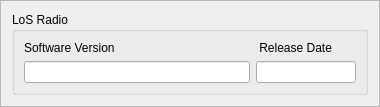
                  <widget class="QFrame" name="frame_46">
                   <property name="minimumSize">
                    <size>
                     <width>380</width>
                     <height>0</height>
                    </size>
                   </property>
                   <property name="frameShape">
                    <enum>QFrame::StyledPanel</enum>
                   </property>
                   <property name="frameShadow">
                    <enum>QFrame::Raised</enum>
                   </property>
                   <layout class="QGridLayout" name="gridLayout_60">
                    <item row="0" column="0">
                     <widget class="QGroupBox" name="CSC_gb_43">
                      <property name="minimumSize">
                       <size>
                        <width>350</width>
                        <height>0</height>
                       </size>
                      </property>
                      <property name="font">
                       <font>
                        <italic>false</italic>
                        <underline>false</underline>
                       </font>
                      </property>
                      <property name="autoFillBackground">
                       <bool>true</bool>
                      </property>
                      <property name="title">
                       <string>LoS Radio</string>
                      </property>
                      <property name="flat">
                       <bool>false</bool>
                      </property>
                      <property name="checkable">
                       <bool>false</bool>
                      </property>
                      <layout class="QGridLayout" name="gridLayout_61">
                       <item row="0" column="0">
                        <layout class="QHBoxLayout" name="horizontalLayout_86">
                         <item>
                          <layout class="QVBoxLayout" name="verticalLayout_89">
                           <item>
                            <widget class="QLabel" name="label_132">
                             <property name="text">
                              <string>Software Version</string>
                             </property>
                            </widget>
                           </item>
                           <item>
                            <widget class="QLineEdit" name="DVLR_V_LE">
                             <property name="minimumSize">
                              <size>
                               <width>210</width>
                               <height>0</height>
                              </size>
                             </property>
                             <property name="maximumSize">
                              <size>
                               <width>350</width>
                               <height>16777215</height>
                              </size>
                             </property>
                            </widget>
                           </item>
                          </layout>
                         </item>
                         <item>
                          <layout class="QVBoxLayout" name="verticalLayout_90">
                           <item>
                            <widget class="QLabel" name="label_133">
                             <property name="text">
                              <string> Release Date</string>
                             </property>
                            </widget>
                           </item>
                           <item>
                            <widget class="QLineEdit" name="lineEdit_126">
                             <property name="minimumSize">
                              <size>
                               <width>50</width>
                               <height>0</height>
                              </size>
                             </property>
                             <property name="maximumSize">
                              <size>
                               <width>100</width>
                               <height>16777215</height>
                              </size>
                             </property>
                            </widget>
                           </item>
                          </layout>
                         </item>
                        </layout>
                       </item>
                      </layout>
                     </widget>
                    </item>
                   </layout>
                  </widget>
